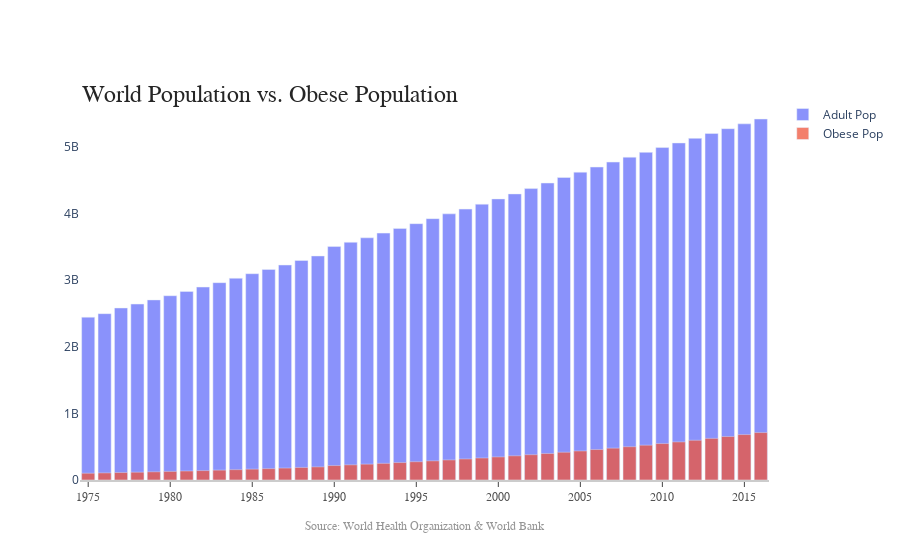

The notebook cell saved with this chart:
### Code cell
# Obesity is on the rise at a very high rate, which was downplayed by the visualization. 
# What does the distribution of obese look like compared to the entire population
fig = go.Figure()

fig.add_trace(go.Bar(x = adult_sums['year'], 
                     y = adult_sums['sum_yr'], 
                     name = 'Adult Pop'))

fig.add_trace(go.Bar(x = obs_sums['year'], 
                     y = obs_sums['sum_yr'], 
                     name = 'Obese Pop'))

annotations = []

# Adding labels
# Title
annotations.append(dict(xref='paper', yref='paper', x=0.0, y=1.05,
                              xanchor = 'left', yanchor = 'top',
                              text = 'World Population vs. Obese Population',
                              font = dict(family = 'Arial', 
                                          size = 24, 
                                          color = 'rgb(37,37,37)'),
                              showarrow = False))
# Source
annotations.append(dict(xref='paper', yref='paper', x=0.5, y=-0.1,
                              xanchor = 'center', yanchor = 'top',
                              text = 'Source: World Health Organization & World Bank',
                              font = dict(family = 'Arial', 
                                          size = 12, 
                                          color = 'rgb(150,150,150)'),
                              showarrow=False))

fig.update_layout(barmode = 'overlay', 
                  annotations = annotations, 
                  xaxis=dict(showline=True, 
                             showgrid=False, 
                             showticklabels=True, 
                             linecolor='rgb(204, 204, 204)', 
                             linewidth=2,ticks='outside', 
                             tickfont=dict(family='Arial', 
                                           size=12, 
                                           color='rgb(82, 82, 82)')), 
                  yaxis=dict(showgrid=False, 
                             zeroline=False, 
                             showline=False),
                 plot_bgcolor = 'White')

fig.update_traces(opacity = 0.75)

fig.show()

### Figure 1 — Plotly figure (JSON) as saved in the notebook; plotly's stock layout.template omitted (floating-point values rounded to 4 significant figures)
{"data": [{"name": "Adult Pop", "opacity": 0.75, "type": "bar", "x": [1975, 1976, 1977, 1978, 1979, 1980, 1981, 1982, 1983, 1984, 1985, 1986, 1987, 1988, 1989, 1990, 1991, 1992, 1993, 1994, 1995, 1996, 1997, 1998, 1999, 2000, 2001, 2002, 2003, 2004, 2005, 2006, 2007, 2008, 2009, 2010, 2011, 2012, 2013, 2014, 2015, 2016], "y": [2445823297, 2498616121, 2583691665, 2643168001, 2705040608, 2767977050, 2832320001, 2898084147, 2964288852, 3030891648, 3098855592, 3162919221, 3229334431, 3296907648, 3364998707, 3506689498, 3571209462, 3637961217, 3708349412, 3778999785, 3850315150, 3925675840, 3997880893, 4069225019, 4143409388, 4222081588, 4297202691, 4377563123, 4461123278, 4543979201, 4623946080, 4701004414, 4775678730, 4849009647, 4921496668, 4993746459, 5062855853, 5132133634, 5204414300, 5277185538, 5349933636, 5422586571]}, {"name": "Obese Pop", "opacity": 0.75, "type": "bar", "x": [1975, 1976, 1977, 1978, 1979, 1980, 1981, 1982, 1983, 1984, 1985, 1986, 1987, 1988, 1989, 1990, 1991, 1992, 1993, 1994, 1995, 1996, 1997, 1998, 1999, 2000, 2001, 2002, 2003, 2004, 2005, 2006, 2007, 2008, 2009, 2010, 2011, 2012, 2013, 2014, 2015, 2016], "y": [101700000.0, 107000000.0, 112200000.0, 117400000.0, 123000000.0, 129000000.0, 135400000.0, 141400000.0, 148500000.0, 155400000.0, 163200000.0, 170600000.0, 179600000.0, 188300000.0, 197300000.0, 217100000.0, 228000000.0, 238400000.0, 250200000.0, 262300000.0, 274700000.0, 287700000.0, 301700000.0, 316200000.0, 330800000.0, 346900000.0, 363600000.0, 380300000.0, 398300000.0, 417300000.0, 436400000.0, 457800000.0, 478600000.0, 500200000.0, 523100000.0, 547700000.0, 572300000.0, 597100000.0, 625100000.0, 652900000.0, 682400000.0, 712800000.0]}], "layout": {"annotations": [{"font": {"color": "rgb(37,37,37)", "family": "Arial", "size": 24}, "showarrow": false, "text": "World Population vs. Obese Population", "x": 0, "xanchor": "left", "xref": "paper", "y": 1.05, "yanchor": "top", "yref": "paper"}, {"font": {"color": "rgb(150,150,150)", "family": "Arial", "size": 12}, "showarrow": false, "text": "Source: World Health Organization & World Bank", "x": 0.5, "xanchor": "center", "xref": "paper", "y": -0.1, "yanchor": "top", "yref": "paper"}], "barmode": "overlay", "plot_bgcolor": "White", "xaxis": {"linecolor": "rgb(204, 204, 204)", "linewidth": 2, "showgrid": false, "showline": true, "showticklabels": true, "tickfont": {"color": "rgb(82, 82, 82)", "family": "Arial", "size": 12}, "ticks": "outside"}, "yaxis": {"showgrid": false, "showline": false, "zeroline": false}}}
